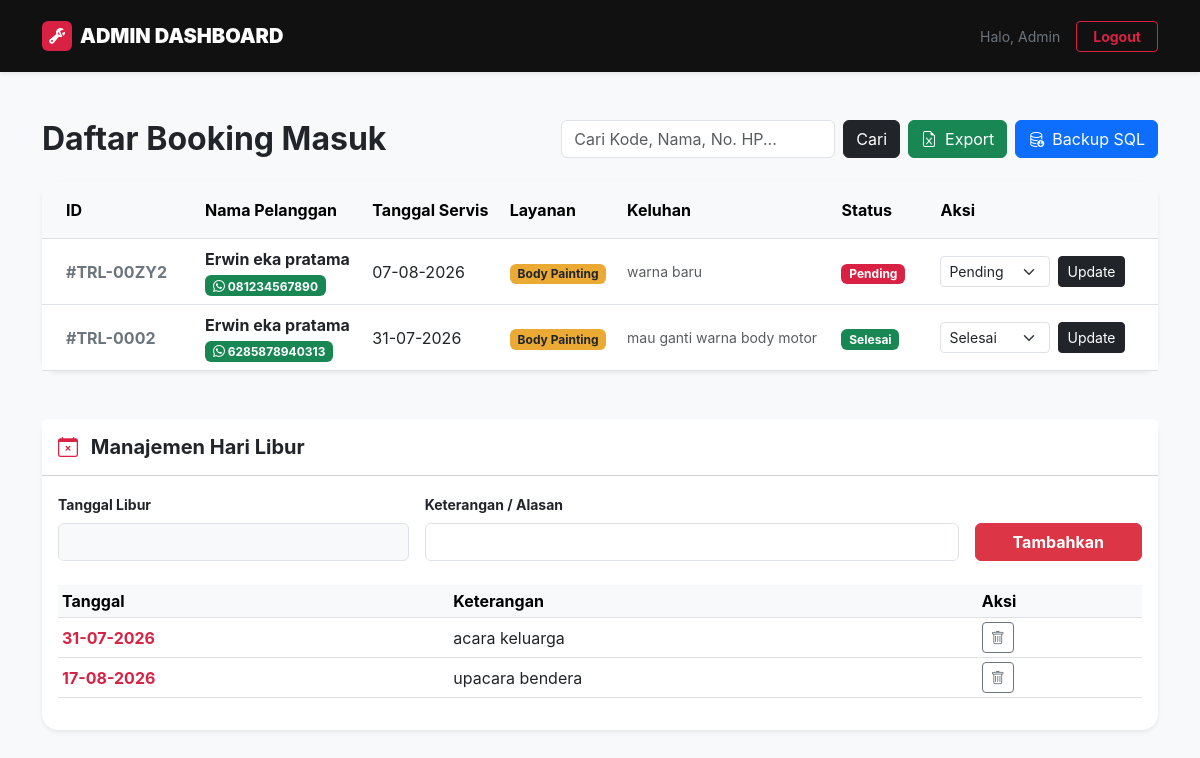
The app's page /dashboard (signed in) with its own data.
### tables this page shows
CREATE TABLE bookings (
      id INTEGER PRIMARY KEY AUTOINCREMENT,
      kode_booking VARCHAR(20) UNIQUE DEFAULT NULL,
      user_id INTEGER DEFAULT NULL,
      nama VARCHAR(255) NOT NULL,
      tanggal_booking DATE NOT NULL,
      layanan_id INTEGER NOT NULL,
      keluhan_kerusakan TEXT NOT NULL,
      status VARCHAR(50) DEFAULT 'Pending',
      created_at TIMESTAMP DEFAULT CURRENT_TIMESTAMP,
      FOREIGN KEY (layanan_id) REFERENCES layanan (id)
    );

CREATE TABLE users (
      id INTEGER PRIMARY KEY AUTOINCREMENT,
      nama VARCHAR(255) DEFAULT NULL,
      email VARCHAR(255) NOT NULL UNIQUE,
      no_hp VARCHAR(20) DEFAULT '',
      password VARCHAR(255) NOT NULL,
      role VARCHAR(50) DEFAULT 'admin'
    );

CREATE TABLE layanan (
      id INTEGER PRIMARY KEY AUTOINCREMENT,
      nama_layanan VARCHAR(100) NOT NULL
    );

CREATE TABLE holidays (
      id INTEGER PRIMARY KEY AUTOINCREMENT,
      tanggal DATE NOT NULL UNIQUE,
      keterangan VARCHAR(255) NOT NULL,
      created_at TIMESTAMP DEFAULT CURRENT_TIMESTAMP
    );

### app.py (the view, shortened to what this page needs)
@app.route('/dashboard')
def dashboard():
    if 'loggedin' not in session:
        return redirect(url_for('login'))
    conn = get_db_connection()
    bookings = []
    holidays = []
    if session['role'] == 'admin':
        if conn:
            cursor = conn.cursor()
            page = request.args.get('page', 1, type=int)
            search = request.args.get('search', '')
            per_page = 10
            offset = (page - 1) * per_page
            search_query = f"%{search}%"
            count_query = "SELECT COUNT(b.id) as total FROM bookings b JOIN users u ON b.user_id = u.id WHERE b.kode_booking LIKE ? OR b.nama LIKE ? OR u.no_hp LIKE ?"
            cursor.execute(count_query, (search_query, search_query, search_query))
            total_records = cursor.fetchone()['total']
            total_pages = (total_records + per_page - 1) // per_page
            query = """
            SELECT b.id, b.kode_booking, b.nama, b.tanggal_booking, b.keluhan_kerusakan, b.status, l.nama_layanan, u.no_hp
            FROM bookings b
            JOIN layanan l ON b.layanan_id = l.id
            JOIN users u ON b.user_id = u.id
            WHERE b.kode_booking LIKE ? OR b.nama LIKE ? OR u.no_hp LIKE ?
            ORDER BY b.tanggal_booking DESC, b.id DESC
            LIMIT ? OFFSET ?
            """
            cursor.execute(query, (search_query, search_query, search_query, per_page, offset))
            bookings = cursor.fetchall()
            cursor.execute("SELECT * FROM holidays ORDER BY tanggal ASC")
            holidays = cursor.fetchall()
            cursor.close()
            conn.close()
        return render_template('admin.html', bookings=bookings, holidays=holidays, max_quota=MAX_BOOKING_PER_DAY, page=page, total_pages=total_pages, search=search)

### app.py (called while the page is built)
@app.template_filter('formatdate')
def formatdate(value, format='%d-%m-%Y'):
    if isinstance(value, str):
        try:
            return datetime.strptime(value, '%Y-%m-%d').strftime(format)
        except ValueError:
            return value
    return value.strftime(format)

@app.before_request
def make_session_permanent():
    session.permanent = True
    app.permanent_session_lifetime = timedelta(minutes=30)

def get_db_connection():
    try:
        connection = sqlite3.connect(os.environ.get('DB_NAME', 'database.db'))
        connection.row_factory = sqlite3.Row
        return connection
    except sqlite3.Error as err:
        print(f"Error connecting to SQLite: {err}")
        return None

### templates/admin.html (shortened to what this page needs)
<!DOCTYPE html>
<html lang="id">
<head>
    <link href="https://cdn.jsdelivr.net/npm/bootstrap@5.3.0/dist/css/bootstrap.min.css" rel="stylesheet">
    <link rel="stylesheet" href="https://cdn.jsdelivr.net/npm/bootstrap-icons@1.11.1/font/bootstrap-icons.css">
    <link rel="stylesheet" href="https://cdn.jsdelivr.net/npm/flatpickr/dist/flatpickr.min.css">
    <link rel="stylesheet" href="{{ url_for('static', filename='css/style.css') }}">
</head>
<body class="bg-light">
    <nav class="navbar navbar-expand-lg bg-black text-white shadow-sm py-3">
        <div class="container">
            <a class="navbar-brand fw-black text-white d-flex align-items-center gap-2" href="/">
                <div class="bg-danger text-white rounded p-1 d-flex align-items-center justify-content-center" style="width:30px;height:30px;">
                    <i class="bi bi-wrench-adjustable fs-6"></i>
                </div>
                ADMIN DASHBOARD
            </a>
            <div class="d-flex align-items-center gap-3">
                <span class="text-secondary small d-none d-md-block">Halo, Admin</span>
                <a href="/logout" class="btn btn-outline-danger btn-sm fw-bold px-3">Logout</a>
            </div>
        </div>
    </nav>
    <div class="container py-5">
        <div class="d-flex flex-column flex-md-row justify-content-between align-items-md-center mb-4 gap-3">
            <h2 class="fw-bold text-dark mb-0">Daftar Booking Masuk</h2>
            {% if session.role == 'admin' %}
            <div class="d-flex gap-2">
                <form action="/dashboard" method="GET" class="d-flex gap-2">
                    <input type="text" name="search" class="form-control" placeholder="Cari Kode, Nama, No. HP..." value="{{ search }}">
                    <button type="submit" class="btn btn-dark">Cari</button>
                </form>
                <a href="/admin/export_bookings" class="btn btn-success d-flex align-items-center gap-2" title="Export CSV">
                    <i class="bi bi-file-earmark-excel"></i> <span class="d-none d-md-inline">Export</span>
                </a>
                <a href="/admin/backup_db" class="btn btn-primary d-flex align-items-center gap-2" title="Backup Database">
                    <i class="bi bi-database-down"></i> <span class="d-none d-md-inline">Backup SQL</span>
                </a>
            </div>
            {% endif %}
        </div>
        <div class="card border-0 shadow-sm rounded-4">
            <div class="card-body p-0">
                <div class="table-responsive">
                    <table class="table table-hover align-middle mb-0">
                        <thead class="table-light">
                            <tr>
                                <th class="px-4 py-3">ID</th>
                                <th class="py-3">Nama Pelanggan</th>
                                <th class="py-3">Tanggal Servis</th>
                                <th class="py-3">Layanan</th>
                                <th class="py-3">Keluhan</th>
                                <th class="py-3">Status</th>
                                <th class="px-4 py-3">Aksi</th>
                            </tr>
                        </thead>
                        <tbody>
                            {% for booking in bookings %}
                            <tr>
                                <td class="px-4 fw-bold text-secondary">#{{ booking.kode_booking }}</td>
                                <td>
                                    <div class="fw-bold">{{ booking.nama }}</div>
                                    {% if booking.no_hp %}
                                    <a href="https://wa.me/{{ booking.no_hp }}" target="_blank" class="badge bg-success text-white text-decoration-none mt-1">
                                        <i class="bi bi-whatsapp"></i> {{ booking.no_hp }}
                                    </a>
                                    {% endif %}
                                </td>
                                <td>{{ booking.tanggal_booking|formatdate }}</td>
                                <td><span class="badge bg-gold text-dark">{{ booking.nama_layanan }}</span></td>
                                <td class="small text-muted" style="max-width: 250px; white-space: nowrap; overflow: hidden; text-overflow: ellipsis;" title="{{ booking.keluhan_kerusakan }}">
                                    {{ booking.keluhan_kerusakan }}
                                </td>
                                <td>
                                    {% if booking.status == 'Pending' %}
                                        <span class="badge bg-danger">Pending</span>
                                    {% elif booking.status == 'Proses' %}
                                        <span class="badge bg-primary">Proses</span>
                                    {% else %}
                                        <span class="badge bg-success">{{ booking.status }}</span>
                                    {% endif %}
                                </td>
                                <td class="px-4">
                                    <form action="/update_status/{{ booking.id }}" method="POST" class="d-flex gap-2">
                                        <select name="status" class="form-select form-select-sm" style="width: 110px;">
                                            <option value="Pending" {% if booking.status == 'Pending' %}selected{% endif %}>Pending</option>
                                            <option value="Selesai" {% if booking.status == 'Selesai' %}selected{% endif %}>Selesai</option>
                                        </select>
                                        <button type="submit" class="btn btn-dark btn-sm">Update</button>
                                    </form>
                                </td>
                            </tr>
                            {% endfor %}
                        </tbody>
                    </table>
                </div>
            </div>
        </div>
        <div class="card border-0 shadow-sm rounded-4 mt-5">
            <div class="card-header bg-white py-3">
                <h5 class="fw-bold mb-0 text-dark"><i class="bi bi-calendar-x text-danger me-2"></i> Manajemen Hari Libur</h5>
            </div>
            <div class="card-body">
                <form action="/admin/add_holiday" method="POST" class="row g-3 mb-4">
                    <div class="col-md-4">
                        <label class="form-label small fw-bold">Tanggal Libur</label>
                        <input type="text" id="holiday_date" name="tanggal" class="form-control bg-light" required>
                    </div>
                    <div class="col-md-6">
                        <label class="form-label small fw-bold">Keterangan / Alasan</label>
                        <input type="text" name="keterangan" class="form-control" required>
                    </div>
                    <div class="col-md-2 d-flex align-items-end">
                        <button type="submit" class="btn btn-danger w-100 fw-bold">Tambahkan</button>
                    </div>
                </form>
                <div class="table-responsive">
                    <table class="table table-sm table-hover align-middle">
                        <thead class="table-light">
                            <tr>
                                <th>Tanggal</th>
                                <th>Keterangan</th>
                                <th>Aksi</th>
                            </tr>
                        </thead>
                        <tbody>
                            {% for h in holidays %}
                            <tr>
                                <td class="fw-bold text-danger">{{ h.tanggal|formatdate }}</td>
                                <td>{{ h.keterangan }}</td>
                                <td>
                                    <form action="/admin/delete_holiday/{{ h.id }}" method="POST" class="d-inline">
                                        <button type="submit" class="btn btn-outline-secondary btn-sm" onclick="return confirm('Hapus tanggal libur ini?')">
                                            <i class="bi bi-trash"></i>
                                        </button>
                                    </form>
                                </td>
                            </tr>
                            {% else %}
                            <tr>
                                <td colspan="3" class="text-center py-3 text-muted small">Belum ada hari libur yang diatur.</td>
                            </tr>
                            {% endfor %}
                        </tbody>
                    </table>
                </div>
            </div>
        </div>
    </div>
</body>
</html>

### static/css/style.css (style rules this page uses)
:root { --primary-red: #D92243; --gold: #EBAA33; --krem: #FDF9F1; --dark-black: #111111; }
html { scroll-behavior: smooth; scroll-padding-top: 90px; }
body { font-family: 'Inter', sans-serif; color: var(--dark-black); background-color: var(--krem); }
.fw-black { font-weight: 900 !important; }
.text-danger { color: var(--primary-red) !important; }
.bg-danger { background-color: var(--primary-red) !important; }
.bg-gold { background-color: var(--gold) !important; }
.bg-black { background-color: var(--dark-black) !important; }
.btn-outline-danger { border-color: var(--primary-red); color: var(--primary-red); transition: all 0.3s ease; }

### records on screen
bookings: kode_booking "TRL-00ZY2", nama "Erwin eka pratama", no_hp "081234567890", tanggal_booking "07-08-2026", nama_layanan "Body Painting", keluhan_kerusakan "warna baru", shows "Pending", status "Pending"
bookings: kode_booking "TRL-0002", nama "Erwin eka pratama", no_hp "6285878940313", tanggal_booking "31-07-2026", nama_layanan "Body Painting", keluhan_kerusakan "mau ganti warna body motor", status "Selesai"
holidays: tanggal "31-07-2026", keterangan "acara keluarga"
holidays: tanggal "17-08-2026", keterangan "upacara bendera"
